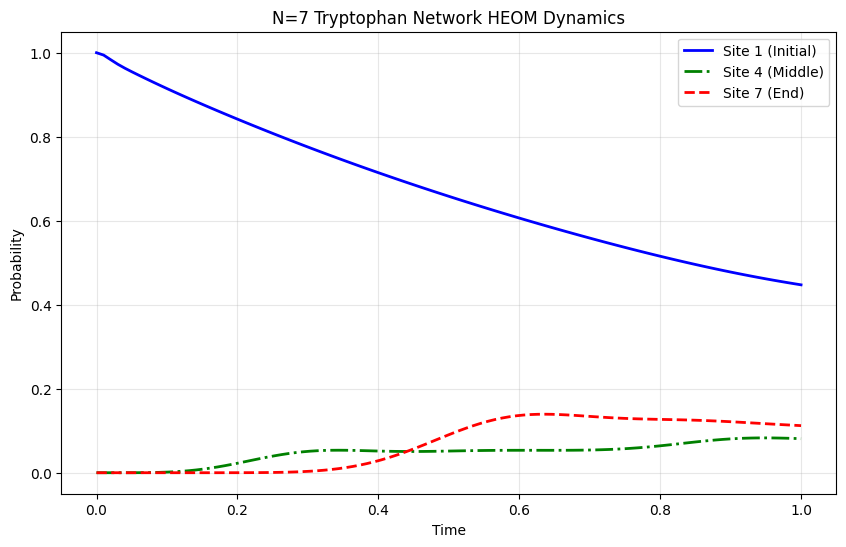

Python code for this plot:
"""
==============================================================================
Script: figure_7.py
Project: Scalable Python Pipeline for Non-Markovian Quantum Dynamics
Author: Jungbin Choi
License: MIT License
Description: 
    Detailed Node Population Tracking.
    Tracks site-specific exciton population fluctuations over time in an 
    N=7 tryptophan network using the HEOM solver to visualize quantum 
    energy transfer dynamics.
==============================================================================
"""

import numpy as np
import matplotlib.pyplot as plt
from qutip import Qobj, basis
from qutip.solver.heom import HEOMSolver, DrudeLorentzBath
import time

def run_population_tracking():
    print("Initiating N=7 HEOM population tracking simulation...")

    # 1. N=7 System Parameter Setup
    N = 7
    E_site = 35700.0  # Baseline site energy (cm^-1)
    V_coupling = 8.0  # Nearest-neighbor electronic coupling (cm^-1)

    # Initialize 7x7 Hamiltonian matrix
    H_matrix = np.zeros((N, N))

    # Assign diagonal (site energies) and off-diagonal (couplings) elements
    for i in range(N):
        H_matrix[i, i] = E_site
        if i < N - 1:
            H_matrix[i, i+1] = V_coupling
            H_matrix[i+1, i] = V_coupling

    H_sys = Qobj(H_matrix)
    print("N=7 Hamiltonian successfully constructed.")

    # 2. Initial State: 100% excitation localized on the first tryptophan (Site 1)
    psi0 = basis(N, 0)
    rho0 = psi0 * psi0.dag()

    # 3. Drude-Lorentz Bath Setup (Single environment noise for baseline tracking)
    T = 215.0     # Equivalent to 310K physiological temp in cm^-1
    lam = 50.0    # Reorganization energy (cm^-1)
    gamma = 100.0 # Cutoff frequency (cm^-1)

    # Bath coupling localized on the initial excitation site
    Q = basis(N, 0) * basis(N, 0).dag()
    bath = DrudeLorentzBath(Q, lam=lam, gamma=gamma, T=T, Nk=1)

    # 4. HEOM Solver Execution
    print("Executing HEOM dynamics... (This may take a moment)")
    start_time = time.time()

    # max_depth set to 3 for stable accuracy across the 7-node network
    HEOM_solver = HEOMSolver(H_sys, bath, max_depth=3)
    tlist = np.linspace(0, 1.0, 100)
    result = HEOM_solver.run(rho0, tlist)

    end_time = time.time()
    print(f"Simulation complete. Execution time: {end_time - start_time:.2f} seconds")

    # 5. Visualization: Energy probability tracking for Sites 1, 4, and 7
    P1 = [rho[0, 0].real for rho in result.states]
    P4 = [rho[3, 3].real for rho in result.states]
    P7 = [rho[6, 6].real for rho in result.states]

    plt.figure(figsize=(10, 6))
    plt.plot(tlist, P1, label="Site 1 (Initial)", color='blue', linewidth=2)
    plt.plot(tlist, P4, label="Site 4 (Middle)", color='green', linewidth=2, linestyle='-.')
    plt.plot(tlist, P7, label="Site 7 (End)", color='red', linewidth=2, linestyle='--')

    plt.title("N=7 Tryptophan Network HEOM Dynamics")
    plt.xlabel("Time")
    plt.ylabel("Probability")
    plt.legend()
    plt.grid(True, alpha=0.3)
    
    # Save output matching the manuscript figure designation
    output_filename = "Figure_7.png"
    plt.savefig(output_filename, dpi=300, bbox_inches='tight')
    print(f"Plot successfully saved as '{output_filename}'.")
    
    # Display if running in an interactive environment
    plt.show()

if __name__ == "__main__":
    run_population_tracking()
